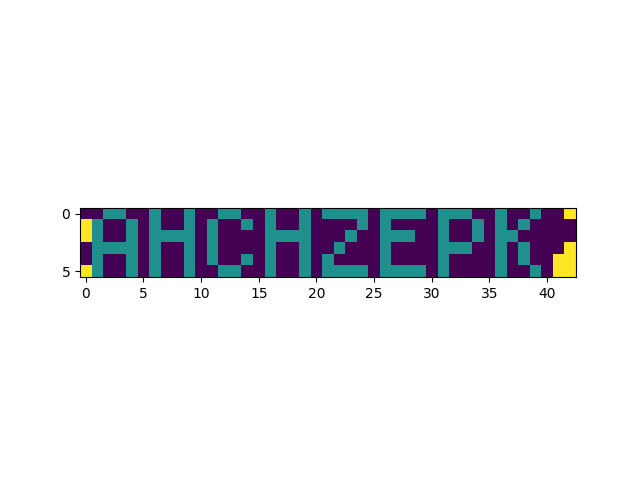

Generate this figure with Python:
import matplotlib.pyplot as plt
import numpy as np
from aocd import get_data, submit
from itertools import cycle
import copy


data = [int(d) for d in get_data(day=11).split(',')]

class IntCode(object):
    def __init__(self, dn, phase=None):
        self.dn = copy.copy(dn)  # memory
        self.i = 0  # Position in memory
        self.rel_base = 0  # relative base
        self.return_codes = [] # returned codes
        self.phase_input = [phase] if phase else []  # holds input values
        self.state = 'on' # turns off at 99
        self.buffer = []  # two values we return each time

    def _expand(self, pos): # expand memory if needed
        self.dn = self.dn + [0 for _ in range(pos + 1 - len(self.dn))] if pos + 1 > len(self.dn) else self.dn

    def _get(self, pos): # return position, creates if does not exist
        self._expand(pos)
        return self.dn[pos]

    def _save(self, pos, val): # save to position, creates if does not exist
        self._expand(pos)
        self.dn[pos] = val

    def _get_pos(self, off, p):
        if p == '0':  # Positional
            pos = self._get(self.i+off)
        elif p == '1':  # Imediate
            pos = self.i+off
        else: # p==2 Relative
            pos = self.rel_base+ self._get(self.i + off)
        return pos

    def _get_val(self, off, p):
        return self._get(self._get_pos(off, p)) 
        
    def run_machine(self, inp=None):
        self.buffer = []  # reset buffer
        if inp:
            self.phase_input.append(inp)  # Add new input to input lists

        while True:
            p = str(self._get(self.i)).zfill(5)  # 1 -> 00001
            inst = p[3:]  # Instruction
            p3, p2, p1 = p[0], p[1], p[2]  # positinoal/immediate for args 1 / 2 
            if inst == '99':  # end
                self.state = 'off'
                return None, 0
            elif inst == '01':  # add
                self._save(self._get_pos(3, p3), self._get_val(1, p1) + self._get_val(2, p2))
                self.i += 4
            elif inst == '02':  # multiply
                self._save(self._get_pos(3, p3), self._get_val(1, p1) * self._get_val(2, p2))
                self.i += 4
            elif inst == '03':  # store input
                self._save(self._get_pos(1, p1), self.phase_input.pop(0))
                self.i += 2
            elif inst == '04':  # give output
                self.return_codes.append(self._get_val(1, p1))
                self.buffer.append(self._get_val(1, p1))
                self.i += 2
                if len(self.buffer) == 2:
                    return self.buffer
                
            elif inst == '05':  # jump-if-true
                self.i = self._get_val(2, p2) if self._get_val(1, p1) != 0 else self.i + 3
            elif inst == '06':  # jump-if-false
                self.i = self._get_val(2, p2) if self._get_val(1, p1) == 0 else self.i + 3
            elif inst == '07':  # less than
                self._save(self._get_pos(3, p3), 1 if self._get_val(1, p1) < self._get_val(2, p2) else 0)
                self.i += 4
            elif inst == '08':  # equality
                self._save(self._get_pos(3, p3), 1 if self._get_val(1, p1) == self._get_val(2, p2) else 0)
                self.i += 4
            elif inst == '09': # adjust relative parameter
                self.rel_base += self._get_val(1, p1)
                self.i += 2

            else:
                raise Exception("Got invalid instruction")

seen = {}
pos = (0, 0)
comp = IntCode(dn=data)
dirs = [0, 1, 2, 3]  # up, right, down, left
facing = dirs[0]

while comp.state == 'on':
    current = seen[pos] if pos in seen else '0' 
    color, d = comp.run_machine(inp=current)
    if color is None:
        break  # 99
    seen[pos] = color
    if d == 0:  # turn left
        facing = dirs[(facing + 3)%4]
    elif d ==1 :  # turn right
        facing = dirs[(facing + 1)%4]
    else:
        raise Exception("Invalid direction")

    if facing == 0:  # up
        pos = (pos[0], pos[1] + 1)
    elif facing == 1:  # right
        pos = (pos[0] + 1, pos[1])
    elif facing == 2: # down
        pos = (pos[0], pos[1] - 1)
    elif facing == 3:  # 'left'
        pos = (pos[0] - 1, pos[1])
    else:
        raise Exception("Invalid position")


print(f'Part 1: {len(seen)}')


# Save to img 
xmin = min([k[0] for k in seen.keys()])
ymin = min([k[1] for k in seen.keys()])

x = max([k[0] for k in seen.keys()]) - xmin
y = max([k[1] for k in seen.keys()]) - ymin
canvas = np.full((x+1, y+1), 2)

for k, v in seen.items():
    canvas[k[0] + abs(xmin)][k[1] + abs(ymin)] = v

plt.imshow(np.array(canvas))
plt.savefig('day_11.png')

# validate same as len(seen)
not_2 = sum([len([v for v in r if v != 2]) for r in canvas])
print(not_2)